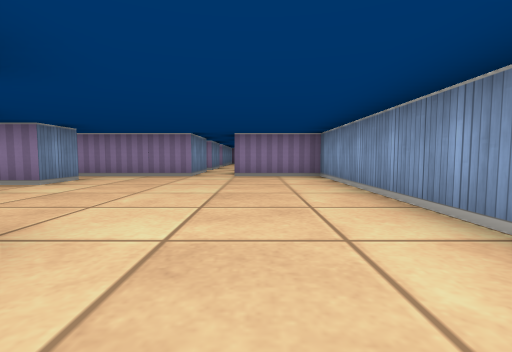
[1] (above)

17 first-person views from a walk through a cub3D maze. The camera is about half as high as the walls, tilts 4° down and sees 85° across. The floor is counted in squares. Each view is taken from the middle of a square. On the plan, view 1 faces up. The plan holds only what a view shows up to about 9 squares ahead; the rest is blank.

[2]
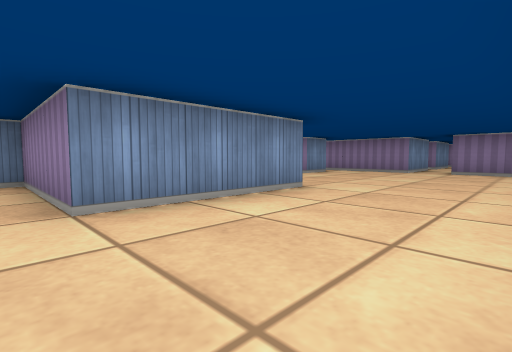

[3]
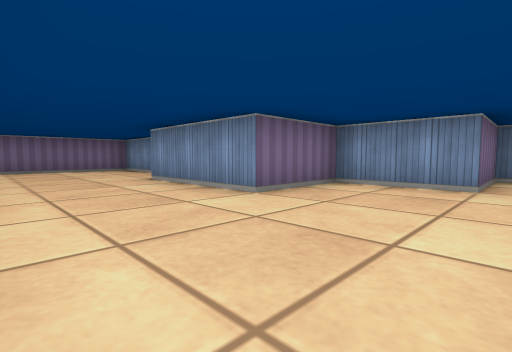

[4]
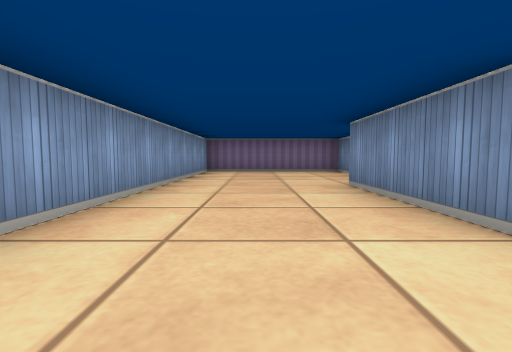

[5]
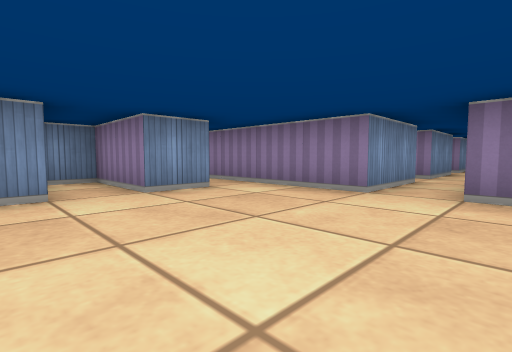

[6]
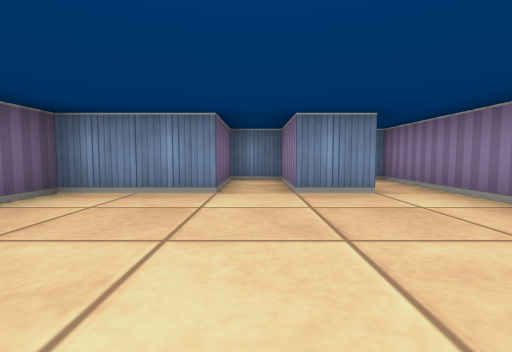

[7]
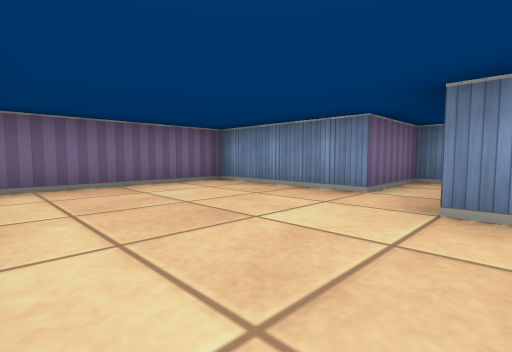

[8]
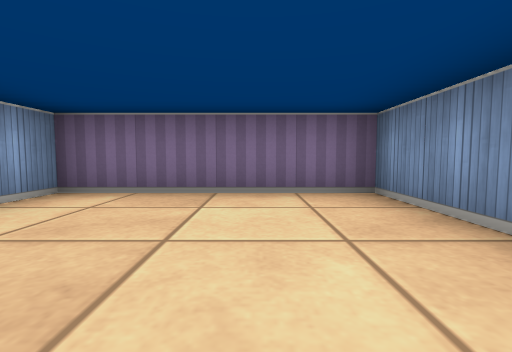

[9]
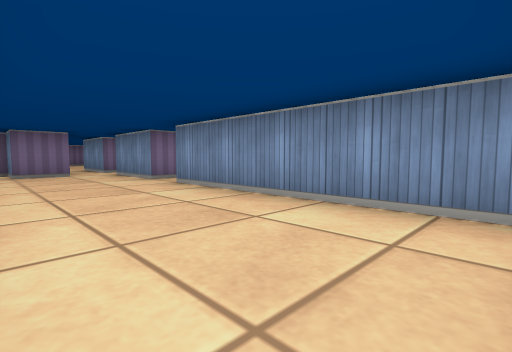

[10]
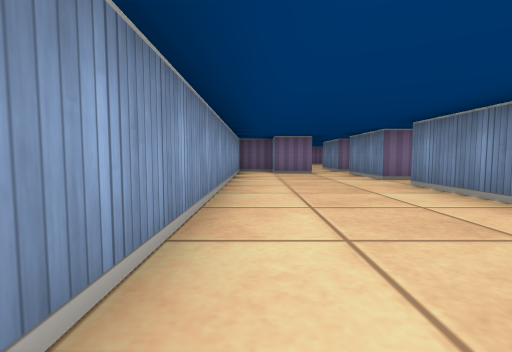

[11]
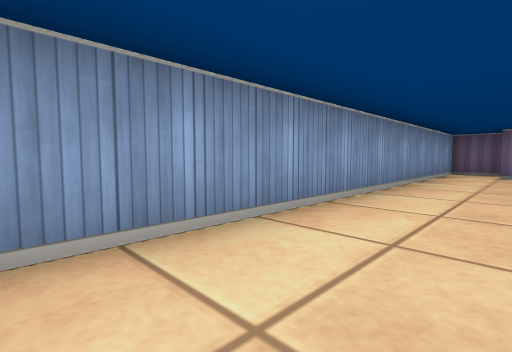

[12]
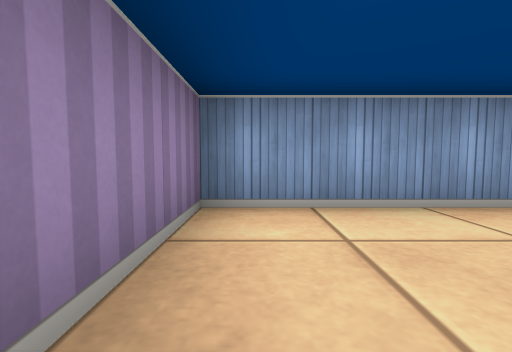

[13]
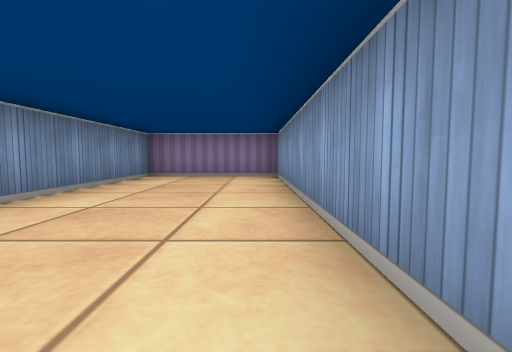

[14]
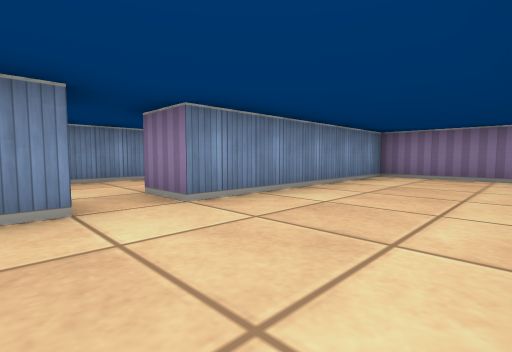

[15]
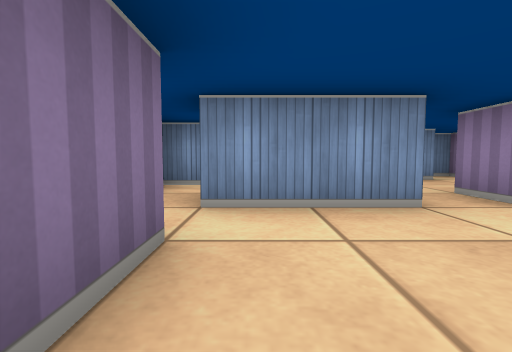

[16]
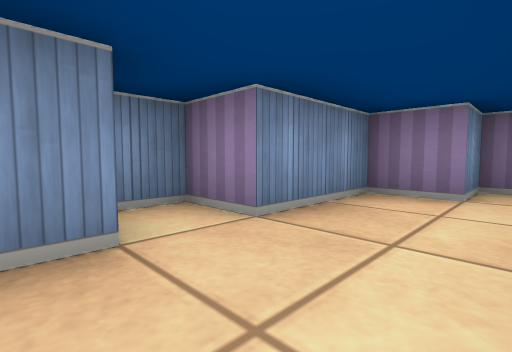

[17]
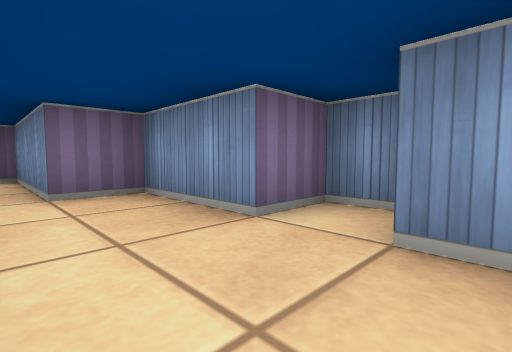

### Floor plan
Points are (right, up) in squares from view 1. A wall is a line through its corners. A room is listed if a view was taken in it or the views show most of it. See-through windows are left out.
Room 1 (views 1, 2, 3, 4, 5, 6, 7, 8)
walls: (-3.5, 5.6) (-3.5, 4.5) (-5.5, 4.5) (-5.5, 3.5) (-3.5, 3.5) (-3.5, 1.5) (-1.5, 1.5) (-1.5, -1.5) (-4.5, -1.5) (-4.5, -2.5) (-2.5, -2.5) (-2.5, -5.5) (1.5, -5.5) (1.5, 6.5) (-0.5, 6.5); (-1.5, 6.5) (-5.5, 6.5)
ways out: opening at (-1, 7.5) to room 2
Room 2 (views 9, 10, 11, 12, 13, 14, 15)
walls: (-2.1, 11.5) (-1.5, 11.5) (-1.5, 9.5) (-1.9, 9.5); (-0.6, 9.5) (0.5, 9.5) (0.5, 8.5) (1.5, 8.5) (1.5, 17.5) (-1.5, 17.5) (-1.5, 12.5) (-2.5, 12.5); (-2.5, 8.5) (-1.5, 8.5) (-1.5, 6.5)
ways out: opening at (-1, 7.5) to room 1; opening at (-2, 12) to room 3; opening at (-2, 9) to room 4
Room 3 (views 16, 17)
walls: (-3.5, 17.5) (-3.5, 16.5) (-4.5, 16.5) (-4.5, 14.5) (-5.5, 14.5) (-5.5, 13.5) (-4.5, 13.5) (-4.5, 11.5) (-3.5, 11.5)
ways out: opening at (-2, 12) to room 2; opening at (-3, 10.5) to room 4
Room 4 (no view inside)
walls: (-3.5, 11.5) (-3.5, 8.5) (-2.5, 8.5)
ways out: opening at (-2, 9) to room 2; opening at (-3, 10.5) to room 3

Where each view was taken, in squares from view 1:
view 1: 0 up, 0 right, facing up
view 2: 2 down, 1 right, facing up-left
view 3: 4 up, 1 right, facing down-left
view 4: 3 up, 0 right, facing down
view 5: 3 up, 0 right, facing up-left
view 6: 4 up, 0 right, facing left
view 7: 1 down, 1 right, facing down-left
view 8: 2 down, 1 left, facing down
view 9: 17 up, 1 right, facing down-left
view 10: 17 up, 1 right, facing down
view 11: 17 up, 0 right, facing down-right
view 12: 17 up, 1 left, facing right
view 13: 11 up, 1 right, facing up
view 14: 11 up, 1 right, facing up-left
view 15: 10 up, 1 right, facing left
view 16: 13 up, 3 left, facing up-left
view 17: 15 up, 3 left, facing down-left
